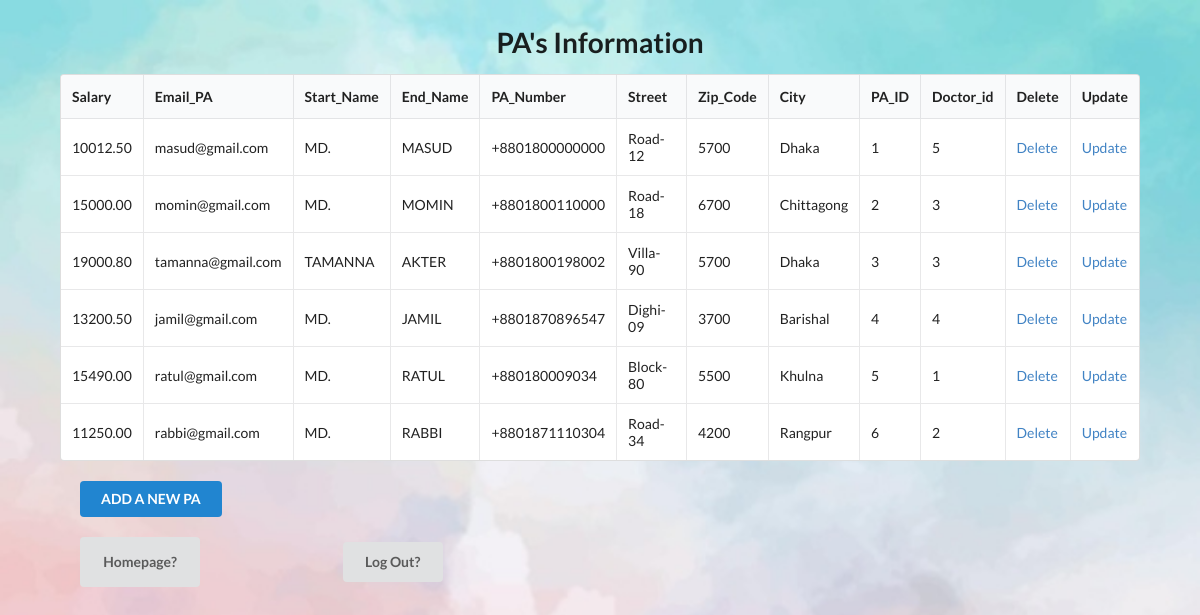
Screenshot of /opms_final/pa_read.php with the database file from the repository.
### tables this page shows
CREATE TABLE `pa` (
  `Salary` float(7,2) NOT NULL,
  `Email_PA` varchar(50) NOT NULL,
  `Start_Name` varchar(50) NOT NULL,
  `End_Name` varchar(50) NOT NULL,
  `PA_Number` varchar(50) NOT NULL,
  `Street` varchar(50) NOT NULL,
  `Zip_Code` varchar(50) NOT NULL,
  `City` varchar(50) NOT NULL,
  `PA_ID` int(11) NOT NULL,
  `Doctor_id` int(11) NOT NULL
);

### opms_final/pa_read.php (the view, shortened to what this page needs)
<html>
<head>
    <link rel="stylesheet" href="https://cdnjs.cloudflare.com/ajax/libs/semantic-ui/2.4.1/semantic.min.css">
</head>
<body>
    <h1 style="text-align:center">PA's Information</h1>
<?php
	$connect = mysqli_connect( HOST, USER, PASS, DB )
		or die("Can not connect");
	$results = mysqli_query( $connect, "SELECT * FROM pa" )
		or die("Can not execute query");
    echo "<table style='width: 90%;margin: 0 auto'class='ui celled unstackable table'> \n";
    echo "<thead><tr><th>Salary</th> <th>Email_PA</th> <th>Start_Name</th> <th>End_Name</th> <th>PA_Number</th> <th>Street</th> <th>Zip_Code</th> <th>City</th> <th>PA_ID</th> <th>Doctor_id</th> <th>Delete</th> <th>Update</th> </tr></thead><tbody> \n";
    while( $rows = mysqli_fetch_array( $results ) ) {
		extract( $rows );
		echo "<tr>";
		echo "<td> $Salary </td>";
		echo "<td> $Email_PA </td>";
		echo "<td> $Start_Name </td>";
        echo "<td> $End_Name </td>";
		echo "<td> $PA_Number </td>";
        echo "<td> $Street </td>";
		echo "<td> $Zip_Code </td>";
        echo "<td> $City </td>";
        echo "<td> $PA_ID</td>";
        echo "<td> $Doctor_id </td>";
        echo "<td> <a href = 'pa_delete.php?
        id=$PA_ID'> Delete </a> </td>";
        echo "<td> <a href = 'pa_update_input.php? s=$Salary&ep=$Email_PA&sn=$Start_Name&en=$End_Name&pn=$PA_Number&st=$Street&zp=$Zip_Code&c=$City&id=$PA_ID&did=$Doctor_id'> Update </a> </td>";
		echo "</tr> \n";
	}
    echo "</tbody></table> \n";
    echo "<br><p style='margin: 0px 80px'><a href=pa_input.php><button class='ui primary button'>
  ADD A NEW PA
</button></a></p>";
?>
    <br><a href="getin.php"><button style='margin: 0px 80px;height:50px; width:120px'class="ui Magenta button">Homepage?</button></a>
        <a href="logout.php"><button style='margin: 0px 60px;height:40px; width:100px' class='ui Lime button'>Log Out?</button></a>
</body>
</html>

### opms_final/pa_read.php (style rules this page uses)
body { background-image: url('hh.jpg'); background-repeat: no-repeat; background-attachment: fixed; background-size: 100% 100%; }

### rows the page displays
pa: Salary "10012.50", Email_PA "masud@gmail.com", Start_Name "MD.", End_Name "MASUD", PA_Number "+8801800000000", Street "Road-12", Zip_Code "5700", City "Dhaka", PA_ID "1", Doctor "5"
pa: Salary "15000.00", Email_PA "momin@gmail.com", Start_Name "MD.", End_Name "MOMIN", PA_Number "+8801800110000", Street "Road-18", Zip_Code "6700", City "Chittagong", PA_ID "2", Doctor "3"
pa: Salary "19000.80", Email_PA "tamanna@gmail.com", Start_Name "TAMANNA", End_Name "AKTER", PA_Number "+8801800198002", Street "Villa-90", Zip_Code "5700", City "Dhaka", PA_ID "3", Doctor "3"
pa: Salary "13200.50", Email_PA "jamil@gmail.com", Start_Name "MD.", End_Name "JAMIL", PA_Number "+8801870896547", Street "Dighi-09", Zip_Code "3700", City "Barishal", PA_ID "4", Doctor "4"
pa: Salary "15490.00", Email_PA "ratul@gmail.com", Start_Name "MD.", End_Name "RATUL", PA_Number "+880180009034", Street "Block-80", Zip_Code "5500", City "Khulna", PA_ID "5", Doctor "1"
pa: Salary "11250.00", Email_PA "rabbi@gmail.com", Start_Name "MD.", End_Name "RABBI", PA_Number "+8801871110304", Street "Road-34", Zip_Code "4200", City "Rangpur", PA_ID "6", Doctor "2"
